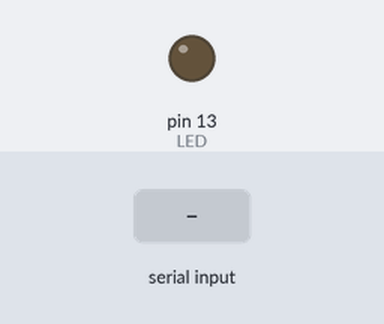
Recording of a sketch running on a simulated Arduino Uno, built with avr-gcc and run on an emulated ATmega328P. On the bench: output pins drawn as LEDs (lit = HIGH). The inputs (shaded band) are chosen by the test bench. What the sketch prints to the serial monitor is not drawn.

Above: at 9.2 s.
9.3 s: "h" received over Serial
At 10.5 s:
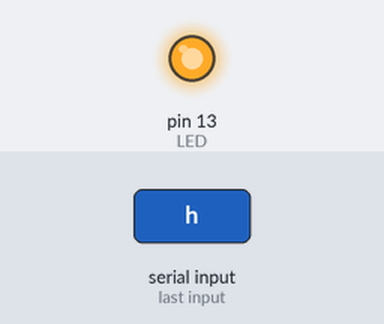
10.8 s: "l" received over Serial
At 11.8 s:
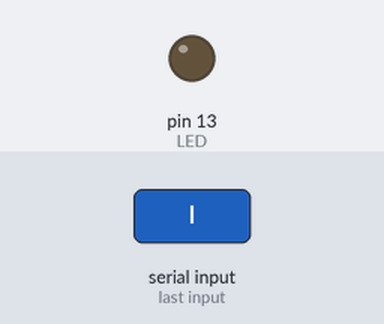
Timing chart, 0 to 13.8 s (numbered marks = the images above; inputs shaded):
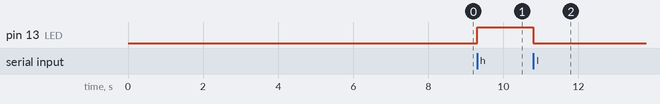

Measured:
- after the input at 9.3 s, pin 13 (LED): LOW → HIGH at once
- after the input at 10.8 s, pin 13 (LED): HIGH → LOW at once

The sketch:

bluetoothSetup.ino
```cpp
/*
  One-time setup for a new Bluetooth Bee (BT Bee).
  Only inquiry should be needed to connect after setup.

  This sketch assumes that you are using:
    1. the BT Bee and XBee Shield
    2. pins 0/1 for RX/TX
    3. dip switches on the XBee Shield should be
       set right/right, to run the sketch

  Sequence for uploading a sketch that expects the BT Bee:
    1. Remove the BT Bee before uploading a sketch
    2. Upload the sketch
    3. Attach the BT Bee/XBee Shield
    4. Reset the Arduino

  In this sketch, a test app runs which accepts
  characters from a terminal program:
    a returns 'connected' to the host
    h turns on LED on pin 13
    l turns off LED on pin 13

  This program was modified from the program found at
  http://garden.seeedstudio.com/index.php?title=Bluetooth_Bee:
    pins 0/1 are used for RX/TX instead of the NewSoftSerial library

  For reference:
    Leds on BT Bee:
      blinking green = connected
      double-blink green = not connected
      green-red blinking = pairing/inquiring
    Leds on XBee Shield
      green = power
      red =connected
*/

// serial port
long DATARATE = 38400;  // default data rate for BT Bee

char inChar = 0;
int  LED = 13;   // Pin 13 is connected to a LED on many Arduinos

void setup() {

  Serial.begin(DATARATE);

  // bluetooth bee setup
  Serial.print("\r\n+STWMOD=0\r\n");     // set to slave
  delay(1000);
  Serial.print("\r\n+STNA=Korg M1\r\n");     // DSC = digital setting circles
  delay(1000);
  Serial.print("\r\n+STAUTO=0\r\n");     // don't permit auto-connect
  delay(1000);
  Serial.print("\r\n+STOAUT=1\r\n");     // existing default
  delay(1000);
  Serial.print("\r\n +STPIN=0000\r\n");  // existing default
  delay(2000);  // required

  // initiate BTBee connection
  Serial.print("\r\n+INQ=1\r\n");
  delay(2000);   // wait for pairing

  pinMode(LED, OUTPUT);
}

void loop() {

  // test app:
  //   wait for character,
  //   a returns message, h=led on, l=led off
  if (Serial.available()) {
    inChar = Serial.read();

    if (inChar == 'a') {
      Serial.print("connected");  // test return connection
    }

    if (inChar == 'h') {
      digitalWrite(LED, HIGH);   // on
    }

    if (inChar == 'l') {
      digitalWrite(LED, LOW);    // off
    }

  }

}
```
